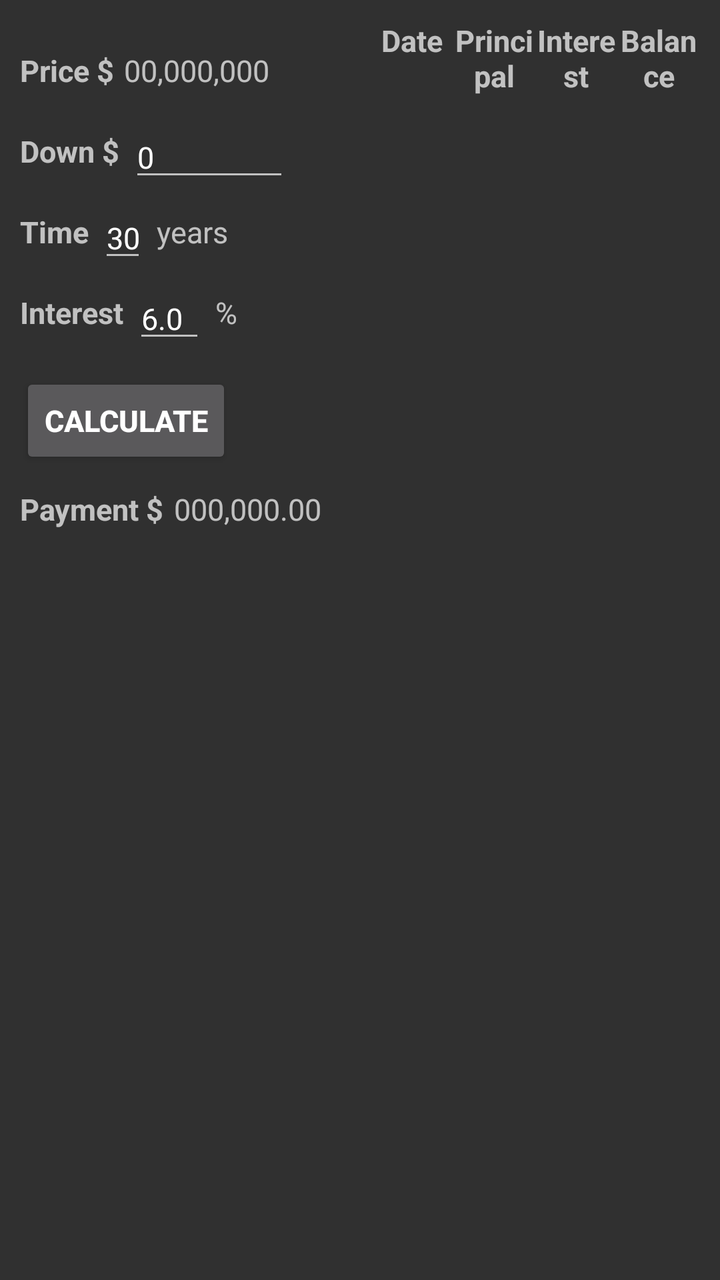
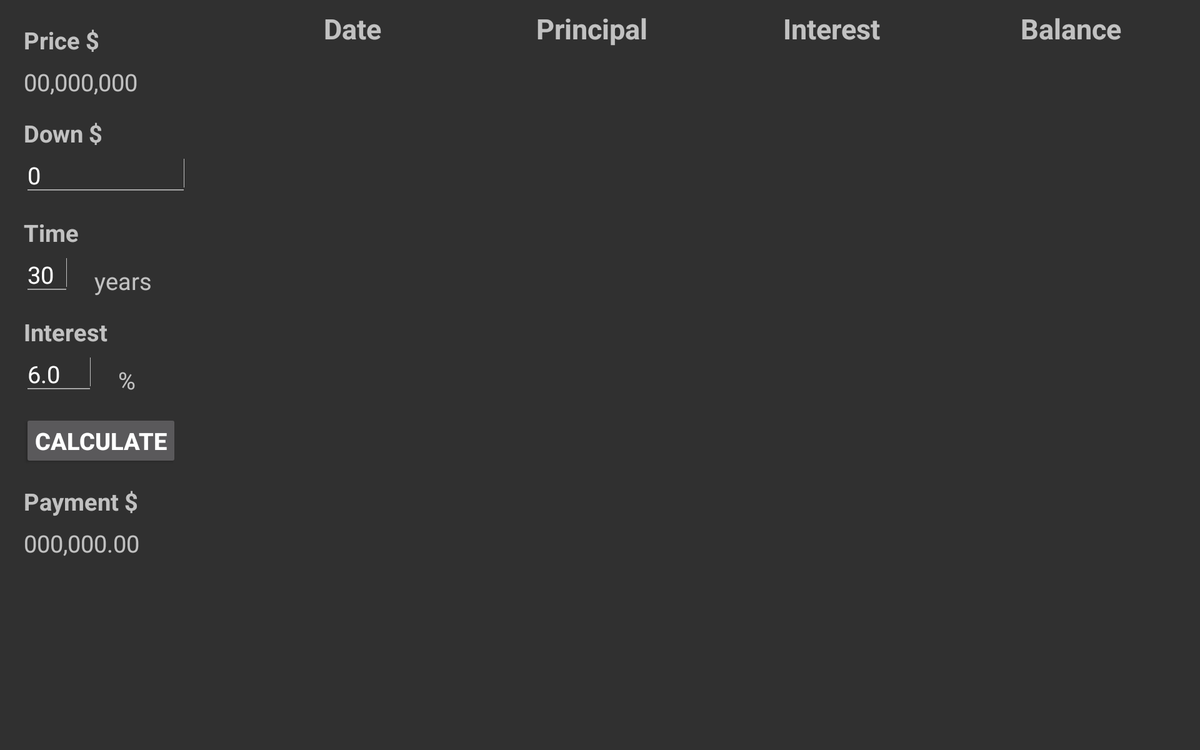

An Android layout and its configuration variant, each rendered on a device that would load it. The default file and the variant file are quoted in full after the pictures.
<!-- AndroidManifest.xml: application theme Theme.Design.NoActionBar -->
<!-- res/layout/loan_simulator_fragment.xml -->
<?xml version="1.0" encoding="utf-8"?>
<androidx.constraintlayout.widget.ConstraintLayout
    xmlns:android="http://schemas.android.com/apk/res/android"
    xmlns:app="http://schemas.android.com/apk/res-auto"
    android:layout_width="match_parent"
    android:layout_height="match_parent">

    <TextView
        style="@style/loan_simulator_label"
        android:text="@string/price"
        android:id="@+id/priceLabel"
        app:layout_constraintTop_toTopOf="parent"
        app:layout_constraintStart_toStartOf="parent"
        android:layout_marginTop="25dp" />

    <TextView
        style="@style/loan_simulator_text_field"
        android:text="@string/price_placeholder"
        android:id="@+id/priceField"
        app:layout_constraintBottom_toBottomOf="@id/priceLabel"
        app:layout_constraintStart_toEndOf="@id/priceLabel" />

    <TextView
        style="@style/loan_simulator_label"
        android:text="@string/down_payment"
        android:id="@+id/downPaymentLabel"
        app:layout_constraintTop_toBottomOf="@id/priceLabel"
        app:layout_constraintStart_toStartOf="parent" />

    <EditText
        style="@style/loan_simulator_edittext"
        android:text="0"
        android:id="@+id/downPaymentField"
        android:layout_width="80dp"
        android:maxLength="8"
        android:inputType="number"
        app:layout_constraintBottom_toBottomOf="@id/downPaymentLabel"
        app:layout_constraintStart_toEndOf="@id/downPaymentLabel" />

    <TextView
        style="@style/loan_simulator_label"
        android:text="@string/time"
        android:id="@+id/timeLabel"
        app:layout_constraintTop_toBottomOf="@id/downPaymentLabel"
        app:layout_constraintStart_toStartOf="parent" />

    <EditText
        style="@style/loan_simulator_edittext"
        android:text="30"
        android:id="@+id/timeField"
        android:layout_width="24dp"
        android:maxLength="2"
        android:inputType="number"
        app:layout_constraintBottom_toBottomOf="@id/timeLabel"
        app:layout_constraintStart_toEndOf="@id/timeLabel" />

    <TextView
        style="@style/loan_simulator_text_field"
        android:text="@string/years"
        android:id="@+id/timeUnit"
        app:layout_constraintBottom_toBottomOf="@id/timeField"
        app:layout_constraintStart_toEndOf="@id/timeField" />

    <TextView
        style="@style/loan_simulator_label"
        android:text="@string/interest"
        android:id="@+id/interestLabel"
        app:layout_constraintTop_toBottomOf="@id/timeLabel"
        app:layout_constraintStart_toStartOf="parent" />

    <EditText
        style="@style/loan_simulator_edittext"
        android:text="6.0"
        android:id="@+id/interestField"
        android:layout_width="36dp"
        android:maxLength="4"
        android:inputType="numberDecimal"
        app:layout_constraintBottom_toBottomOf="@id/interestLabel"
        app:layout_constraintStart_toEndOf="@id/interestLabel" />

    <TextView
        style="@style/loan_simulator_text_field"
        android:text="%"
        android:id="@+id/interestUnit"
        app:layout_constraintBottom_toBottomOf="@id/interestField"
        app:layout_constraintStart_toEndOf="@id/interestField" />

    <Button
        style="@style/loan_simulator_label"
        android:text="@string/calculate"
        android:id="@+id/calculateButton"
        app:layout_constraintTop_toBottomOf="@id/interestLabel"
        app:layout_constraintStart_toStartOf="parent" />

    <TextView
        style="@style/loan_simulator_label"
        android:text="@string/payment"
        android:id="@+id/paymentLabel"
        app:layout_constraintTop_toBottomOf="@id/calculateButton"
        app:layout_constraintStart_toStartOf="parent" />

    <TextView
        style="@style/loan_simulator_text_field"
        android:text="@string/payment_placeholder"
        android:id="@+id/paymentField"
        app:layout_constraintBottom_toBottomOf="@id/paymentLabel"
        app:layout_constraintStart_toEndOf="@id/paymentLabel" />

    <LinearLayout
        android:orientation="horizontal"
        android:id="@+id/paymentListLabels"
        android:layout_width="0dp"
        app:layout_constraintHorizontal_weight="1"
        android:layout_height="wrap_content"
        app:layout_constraintTop_toTopOf="parent"
        app:layout_constraintStart_toEndOf="@id/paymentField"
        app:layout_constraintEnd_toEndOf="parent"
        android:layout_marginTop="10dp"
        android:layout_marginStart="25dp"
        android:layout_marginEnd="10dp">
        <TextView
            style="@style/loan_simulator_list_label"
            android:text="@string/date" />
        <TextView
            style="@style/loan_simulator_list_label"
            android:text="@string/principal" />
        <TextView
            style="@style/loan_simulator_list_label"
            android:text="@string/interest" />
        <TextView
            style="@style/loan_simulator_list_label"
            android:text="@string/balance" />
    </LinearLayout>

    <androidx.recyclerview.widget.RecyclerView
        android:id="@+id/paymentList"
        android:layout_width="0dp"
        app:layout_constraintHorizontal_weight="1"
        android:layout_height="0dp"
        android:layout_marginBottom="10dp"
        app:layout_constraintVertical_weight="1"
        app:layout_constraintTop_toBottomOf="@id/paymentListLabels"
        app:layout_constraintBottom_toBottomOf="parent"
        app:layout_constraintStart_toStartOf="@id/paymentListLabels"
        app:layout_constraintEnd_toEndOf="@id/paymentListLabels" />

</androidx.constraintlayout.widget.ConstraintLayout>
<!-- resources referenced by this layout -->
<resources>
  <string name="balance">Balance</string>
  <string name="calculate">Calculate</string>
  <string name="date">Date</string>
  <string name="down_payment">Down $</string>
  <string name="interest">Interest</string>
  <string name="payment">Payment $</string>
  <string name="payment_placeholder">000,000.00</string>
  <string name="price">Price $</string>
  <string name="price_placeholder">00,000,000</string>
  <string name="principal">Principal</string>
  <string name="time">Time</string>
  <string name="years">years</string>
  <style name="loan_simulator_edittext">
          <item name="android:textSize">15sp</item>
          <item name="android:layout_height">wrap_content</item>
          <item name="android:layout_marginStart">5dp</item>
      </style>
  <style name="loan_simulator_label">
          <item name="android:textStyle">bold</item>
          <item name="android:textSize">15sp</item>
          <item name="android:layout_width">wrap_content</item>
          <item name="android:layout_height">wrap_content</item>
          <item name="android:layout_marginTop">10dp</item>
          <item name="android:layout_marginStart">10dp</item>
          <item name="android:paddingBottom">10dp</item>
      </style>
  <style name="loan_simulator_list_label">
          <item name="android:layout_width">0dp</item>
          <item name="android:layout_height">wrap_content</item>
          <item name="android:layout_weight">1</item>
          <item name="android:textStyle">bold</item>
          <item name="android:textSize">15sp</item>
          <item name="android:gravity">center_horizontal</item>
      </style>
  <style name="loan_simulator_text_field">
          <item name="android:textSize">15sp</item>
          <item name="android:layout_width">wrap_content</item>
          <item name="android:layout_height">wrap_content</item>
          <item name="android:layout_marginStart">5dp</item>
          <item name="android:paddingBottom">10dp</item>
      </style>
</resources>
<!-- res/layout-sw800dp/loan_simulator_fragment.xml (the repository's variant of the layout above) -->
<!-- drawn on a large tablet held sideways -->
<?xml version="1.0" encoding="utf-8"?>
<androidx.constraintlayout.widget.ConstraintLayout
    xmlns:android="http://schemas.android.com/apk/res/android"
    xmlns:app="http://schemas.android.com/apk/res-auto"
    android:layout_width="match_parent"
    android:layout_height="match_parent">

    <TextView
        style="@style/loan_simulator_label"
        android:text="@string/price"
        android:id="@+id/priceLabel"
        app:layout_constraintTop_toTopOf="parent"
        app:layout_constraintStart_toStartOf="parent"
        android:layout_marginTop="25dp" />

    <TextView
        style="@style/loan_simulator_text_field"
        android:text="@string/price_placeholder"
        android:id="@+id/priceField"
        app:layout_constraintTop_toBottomOf="@id/priceLabel"
        app:layout_constraintStart_toStartOf="parent" />

    <TextView
        style="@style/loan_simulator_label"
        android:text="@string/down_payment"
        android:id="@+id/downPaymentLabel"
        app:layout_constraintTop_toBottomOf="@id/priceField"
        app:layout_constraintStart_toStartOf="parent" />

    <EditText
        style="@style/loan_simulator_edittext"
        android:text="0"
        android:id="@+id/downPaymentField"
        android:layout_width="175dp"
        android:maxLength="8"
        android:inputType="number"
        app:layout_constraintTop_toBottomOf="@id/downPaymentLabel"
        app:layout_constraintStart_toStartOf="parent" />

    <TextView
        style="@style/loan_simulator_label"
        android:text="@string/time"
        android:id="@+id/timeLabel"
        app:layout_constraintTop_toBottomOf="@id/downPaymentField"
        app:layout_constraintStart_toStartOf="parent" />

    <EditText
        style="@style/loan_simulator_edittext"
        android:text="30"
        android:id="@+id/timeField"
        android:layout_width="50dp"
        android:maxLength="2"
        android:inputType="number"
        app:layout_constraintTop_toBottomOf="@id/timeLabel"
        app:layout_constraintStart_toStartOf="parent" />

    <TextView
        style="@style/loan_simulator_text_field"
        android:text="@string/years"
        android:id="@+id/timeUnit"
        app:layout_constraintBottom_toBottomOf="@id/timeField"
        app:layout_constraintStart_toEndOf="@id/timeField" />

    <TextView
        style="@style/loan_simulator_label"
        android:text="@string/interest"
        android:id="@+id/interestLabel"
        app:layout_constraintTop_toBottomOf="@id/timeField"
        app:layout_constraintStart_toStartOf="parent" />

    <EditText
        style="@style/loan_simulator_edittext"
        android:text="6.0"
        android:id="@+id/interestField"
        android:layout_width="75dp"
        android:maxLength="4"
        android:inputType="numberDecimal"
        app:layout_constraintTop_toBottomOf="@id/interestLabel"
        app:layout_constraintStart_toStartOf="parent" />

    <TextView
        style="@style/loan_simulator_text_field"
        android:text="%"
        android:id="@+id/interestUnit"
        app:layout_constraintBottom_toBottomOf="@id/interestField"
        app:layout_constraintStart_toEndOf="@id/interestField" />

    <Button
        style="@style/loan_simulator_label"
        android:text="@string/calculate"
        android:id="@+id/calculateButton"
        app:layout_constraintTop_toBottomOf="@id/interestField"
        app:layout_constraintStart_toStartOf="parent" />

    <TextView
        style="@style/loan_simulator_label"
        android:text="@string/payment"
        android:id="@+id/paymentLabel"
        app:layout_constraintTop_toBottomOf="@id/calculateButton"
        app:layout_constraintStart_toStartOf="parent" />

    <TextView
        style="@style/loan_simulator_text_field"
        android:text="@string/payment_placeholder"
        android:id="@+id/paymentField"
        app:layout_constraintTop_toBottomOf="@id/paymentLabel"
        app:layout_constraintStart_toStartOf="parent" />

    <LinearLayout
        android:orientation="horizontal"
        android:id="@+id/paymentListLabels"
        android:layout_width="0dp"
        app:layout_constraintHorizontal_weight="1"
        android:layout_height="wrap_content"
        app:layout_constraintTop_toTopOf="parent"
        app:layout_constraintStart_toEndOf="@id/paymentField"
        app:layout_constraintEnd_toEndOf="parent"
        android:layout_marginTop="10dp"
        android:layout_marginStart="100dp"
        android:layout_marginEnd="10dp">
        <TextView
            style="@style/loan_simulator_list_label"
            android:text="@string/date" />
        <TextView
            style="@style/loan_simulator_list_label"
            android:text="@string/principal" />
        <TextView
            style="@style/loan_simulator_list_label"
            android:text="@string/interest" />
        <TextView
            style="@style/loan_simulator_list_label"
            android:text="@string/balance" />
    </LinearLayout>

    <androidx.recyclerview.widget.RecyclerView
        android:id="@+id/paymentList"
        android:layout_width="0dp"
        app:layout_constraintHorizontal_weight="1"
        android:layout_height="0dp"
        android:layout_marginBottom="10dp"
        app:layout_constraintVertical_weight="1"
        app:layout_constraintTop_toBottomOf="@id/paymentListLabels"
        app:layout_constraintBottom_toBottomOf="parent"
        app:layout_constraintStart_toStartOf="@id/paymentListLabels"
        app:layout_constraintEnd_toEndOf="@id/paymentListLabels" />

</androidx.constraintlayout.widget.ConstraintLayout>
<!-- resources referenced by the variant -->
<!-- as a large tablet held sideways resolves them -->
<resources>
  <string name="balance">Balance</string>
  <string name="calculate">Calculate</string>
  <string name="date">Date</string>
  <string name="down_payment">Down $</string>
  <string name="interest">Interest</string>
  <string name="payment">Payment $</string>
  <string name="payment_placeholder">000,000.00</string>
  <string name="price">Price $</string>
  <string name="price_placeholder">00,000,000</string>
  <string name="principal">Principal</string>
  <string name="time">Time</string>
  <string name="years">years</string>
  <!-- from res/values-sw800dp/ -->
  <style name="loan_simulator_edittext">
          <item name="android:textSize">25sp</item>
          <item name="android:layout_height">wrap_content</item>
          <item name="android:layout_marginStart">25dp</item>
      </style>
  <!-- from res/values-sw800dp/ -->
  <style name="loan_simulator_label">
          <item name="android:textStyle">bold</item>
          <item name="android:textSize">25sp</item>
          <item name="android:layout_width">wrap_content</item>
          <item name="android:layout_height">wrap_content</item>
          <item name="android:layout_marginTop">20dp</item>
          <item name="android:layout_marginStart">25dp</item>
      </style>
  <!-- from res/values-sw800dp/ -->
  <style name="loan_simulator_list_label">
          <item name="android:layout_width">0dp</item>
          <item name="android:layout_height">wrap_content</item>
          <item name="android:layout_weight">1</item>
          <item name="android:textStyle">bold</item>
          <item name="android:textSize">30sp</item>
          <item name="android:gravity">center_horizontal</item>
      </style>
  <!-- from res/values-sw800dp/ -->
  <style name="loan_simulator_text_field">
          <item name="android:textSize">25sp</item>
          <item name="android:layout_width">wrap_content</item>
          <item name="android:layout_height">wrap_content</item>
          <item name="android:layout_marginStart">25dp</item>
          <item name="android:layout_marginTop">10dp</item>
      </style>
</resources>
